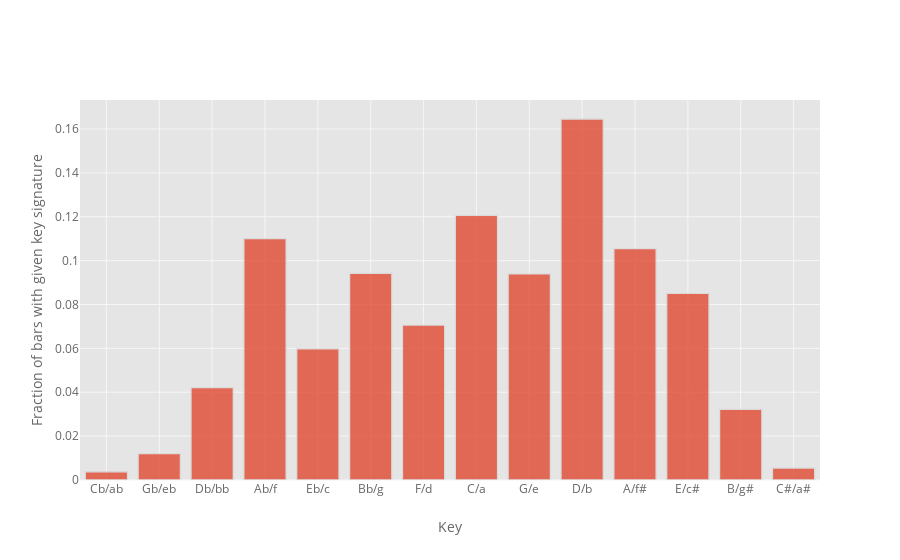

The code cell stored with this chart in its notebook:
### Markdown cell above
## distribution of key signatures

### Code cell
measure_list.keysig.sort_values().apply(tpc2key).iplot('hist', xTitle='Key', yTitle = 'Fraction of bars with given key signature', histnorm = 'probability')

### Figure 1 — Plotly figure (JSON) as saved in the notebook; plotly's stock layout.template omitted (floating-point values rounded to 4 significant figures; data arrays with more than 128 entries replaced by an {"elided": "..."} marker saying what was removed)
{"data": [{"histfunc": "count", "histnorm": "probability", "marker": {"color": "rgba(226, 74, 51, 1.0)", "line": {"color": "#D9D9D9", "width": 1.3}}, "name": "keysig", "opacity": 0.8, "orientation": "v", "type": "histogram", "uid": "1690d8c3-87c6-4e42-9405-c0c756f81c26", "x": {"elided": "9145 str values"}}], "layout": {"autosize": true, "barmode": "overlay", "legend": {"bgcolor": "#FFFFFF", "font": {"color": "#666666"}}, "paper_bgcolor": "#FFFFFF", "plot_bgcolor": "#E5E5E5", "title": {"font": {"color": "#151516"}}, "xaxis": {"autorange": true, "gridcolor": "#F6F6F6", "range": [-0.5, 13.5], "showgrid": true, "tickfont": {"color": "#666666"}, "title": {"font": {"color": "#666666"}, "text": "Key"}, "type": "category", "zerolinecolor": "#F6F6F6"}, "yaxis": {"autorange": true, "gridcolor": "#F6F6F6", "range": [0, 0.1732], "showgrid": true, "tickfont": {"color": "#666666"}, "title": {"font": {"color": "#666666"}, "text": "Fraction of bars with given key signature"}, "zerolinecolor": "#F6F6F6"}}}
